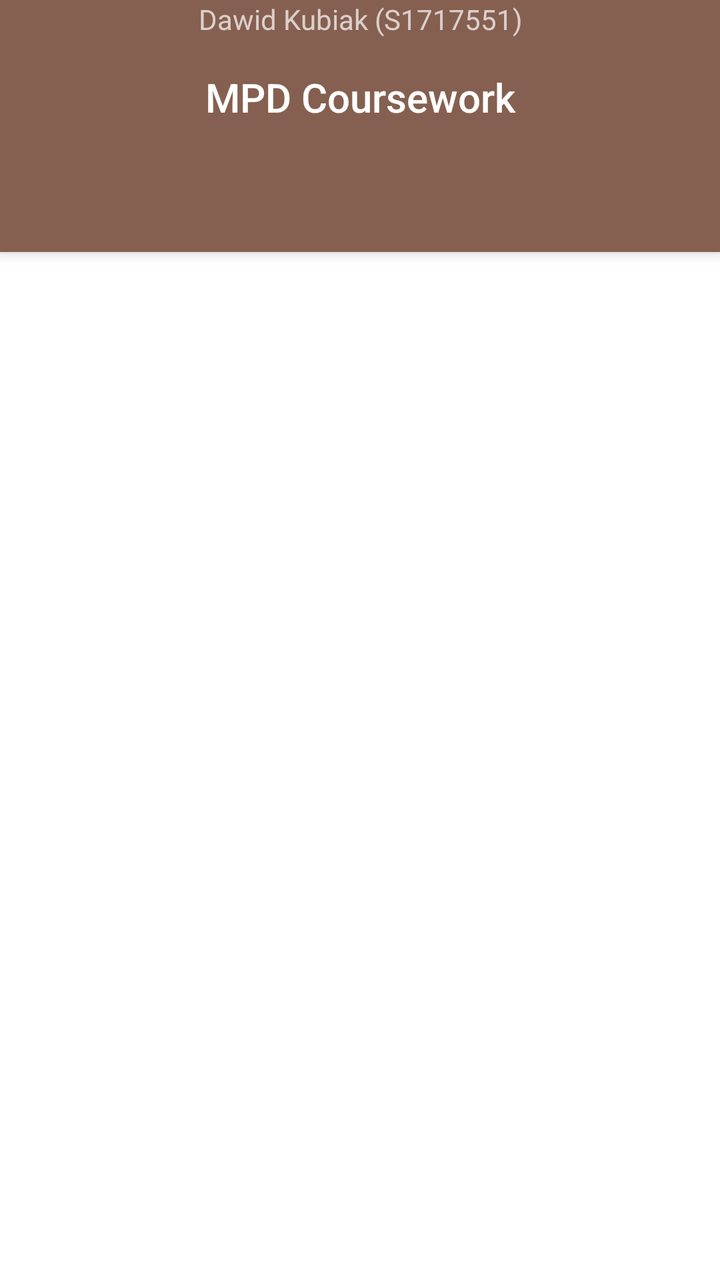
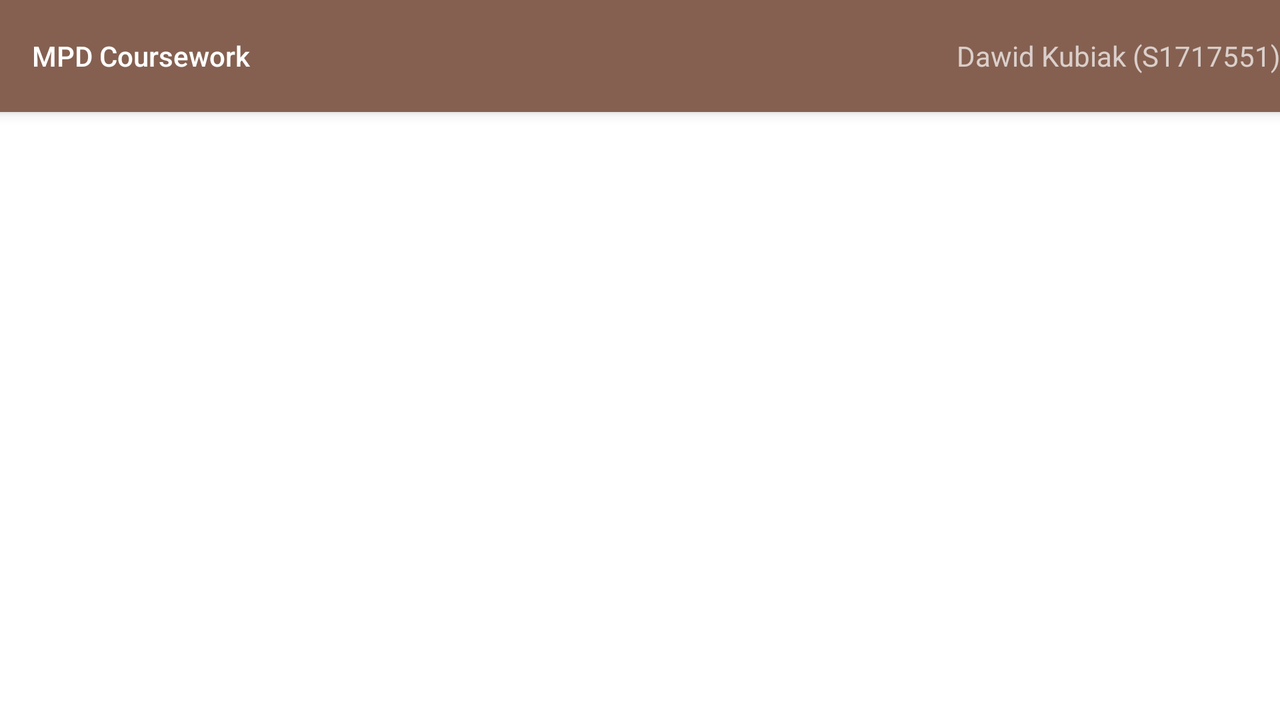

Two renders of one Android screen. The first uses the default layout on a phone; the second uses the alternative layout the repository ships for a different screen configuration, on a matching device. The two XML files are below.
<!-- AndroidManifest.xml: activity theme Theme.MPDCoursework.NoActionBar -->
<!-- res/layout/activity_main.xml -->
<?xml version="1.0" encoding="utf-8"?>
<androidx.coordinatorlayout.widget.CoordinatorLayout xmlns:android="http://schemas.android.com/apk/res/android"
    xmlns:app="http://schemas.android.com/apk/res-auto"
    xmlns:tools="http://schemas.android.com/tools"
    android:layout_width="match_parent"
    android:layout_height="match_parent"
    tools:context=".MainActivity">

    <com.google.android.material.appbar.AppBarLayout
        android:layout_width="match_parent"
        android:layout_height="wrap_content"
        android:background="@color/brown_dark"
        android:theme="@style/Theme.MPDCoursework.AppBarOverlay">

        <TextView
            android:id="@+id/textView5"
            android:layout_width="match_parent"
            android:layout_height="wrap_content"
            android:text="Dawid Kubiak (S1717551)"
            android:textAlignment="center" />

        <TextView
            android:id="@+id/title"
            android:layout_width="match_parent"
            android:layout_height="wrap_content"
            android:gravity="center"
            android:minHeight="?actionBarSize"
            android:padding="@dimen/appbar_padding"
            android:text="@string/app_name"
            android:textAppearance="@style/TextAppearance.Widget.AppCompat.Toolbar.Title" />

        <com.google.android.material.tabs.TabLayout
            android:id="@+id/tabs"
            android:layout_width="match_parent"
            android:layout_height="wrap_content"
            android:background="@color/brown_dark"
            app:tabIconTint="@color/white"
            app:tabIndicatorColor="@color/brown_dark"
            app:tabSelectedTextColor="@color/white"
            app:tabTextColor="@color/black" />

    </com.google.android.material.appbar.AppBarLayout>

    <androidx.viewpager.widget.ViewPager
        android:id="@+id/view_pager"
        android:layout_width="match_parent"
        android:layout_height="match_parent"
        app:layout_behavior="@string/appbar_scrolling_view_behavior" >

    </androidx.viewpager.widget.ViewPager>

</androidx.coordinatorlayout.widget.CoordinatorLayout>
<!-- resources referenced by this layout -->
<resources>
  <color name="black">#FF000000</color>
  <color name="brown_dark">#856050</color>
  <color name="white">#FFFFFFFF</color>
  <dimen name="appbar_padding">16dp</dimen>
  <string name="app_name">MPD Coursework</string>
  <style name="Theme.MPDCoursework.AppBarOverlay" parent="ThemeOverlay.AppCompat.Dark.ActionBar" />
  <style name="Theme.MPDCoursework.NoActionBar">
          <item name="windowActionBar">false</item>
          <item name="windowNoTitle">true</item>
      </style>
</resources>
<!-- res/layout-land/activity_main.xml (the author's variant of the layout above) -->
<!-- drawn on the phone turned sideways -->
<?xml version="1.0" encoding="utf-8"?>
<androidx.coordinatorlayout.widget.CoordinatorLayout xmlns:android="http://schemas.android.com/apk/res/android"
    xmlns:app="http://schemas.android.com/apk/res-auto"
    xmlns:tools="http://schemas.android.com/tools"
    android:layout_width="match_parent"
    android:layout_height="match_parent"
    tools:context=".MainActivity">

    <com.google.android.material.appbar.AppBarLayout
        android:layout_width="match_parent"
        android:layout_height="wrap_content"
        android:background="@color/brown_dark"
        android:theme="@style/Theme.MPDCoursework.AppBarOverlay">

        <RelativeLayout
            android:layout_width="match_parent"
            android:layout_height="match_parent"
            android:layout_gravity="center">

            <LinearLayout
                android:layout_width="wrap_content"
                android:layout_height="match_parent"
                android:layout_alignParentLeft="true"
                android:orientation="horizontal">

                <TextView
                    android:id="@+id/title"
                    android:layout_width="wrap_content"
                    android:layout_height="wrap_content"
                    android:gravity="center|left"
                    android:minHeight="?actionBarSize"
                    android:padding="@dimen/appbar_padding"
                    android:text="@string/app_name"
                    android:textAppearance="@style/TextAppearance.Widget.AppCompat.Toolbar.Title" />
            </LinearLayout>

            <LinearLayout
                android:layout_width="wrap_content"
                android:layout_height="match_parent"
                android:layout_centerInParent="true"
                android:orientation="horizontal">

                <com.google.android.material.tabs.TabLayout
                    android:id="@+id/tabs"
                    android:layout_width="wrap_content"
                    android:layout_height="match_parent"
                    android:background="@color/brown_dark"
                    app:tabIconTint="@color/white"
                    app:tabIndicatorColor="@color/brown_dark"
                    app:tabSelectedTextColor="@color/white"
                    app:tabTextColor="@color/black" />
            </LinearLayout>

            <LinearLayout
                android:layout_width="wrap_content"
                android:layout_height="wrap_content"
                android:layout_alignParentRight="true"
                android:layout_centerInParent="true"
                android:layout_centerHorizontal="false"
                android:orientation="horizontal">

                <TextView
                    android:id="@+id/textView5"
                    android:layout_width="wrap_content"
                    android:layout_height="wrap_content"
                    android:gravity="right"
                    android:text="Dawid Kubiak (S1717551)"
                    android:textAlignment="center" />
            </LinearLayout>

        </RelativeLayout>

    </com.google.android.material.appbar.AppBarLayout>

    <androidx.viewpager.widget.ViewPager
        android:id="@+id/view_pager"
        android:layout_width="match_parent"
        android:layout_height="match_parent"
        app:layout_behavior="@string/appbar_scrolling_view_behavior" >

    </androidx.viewpager.widget.ViewPager>

</androidx.coordinatorlayout.widget.CoordinatorLayout>
